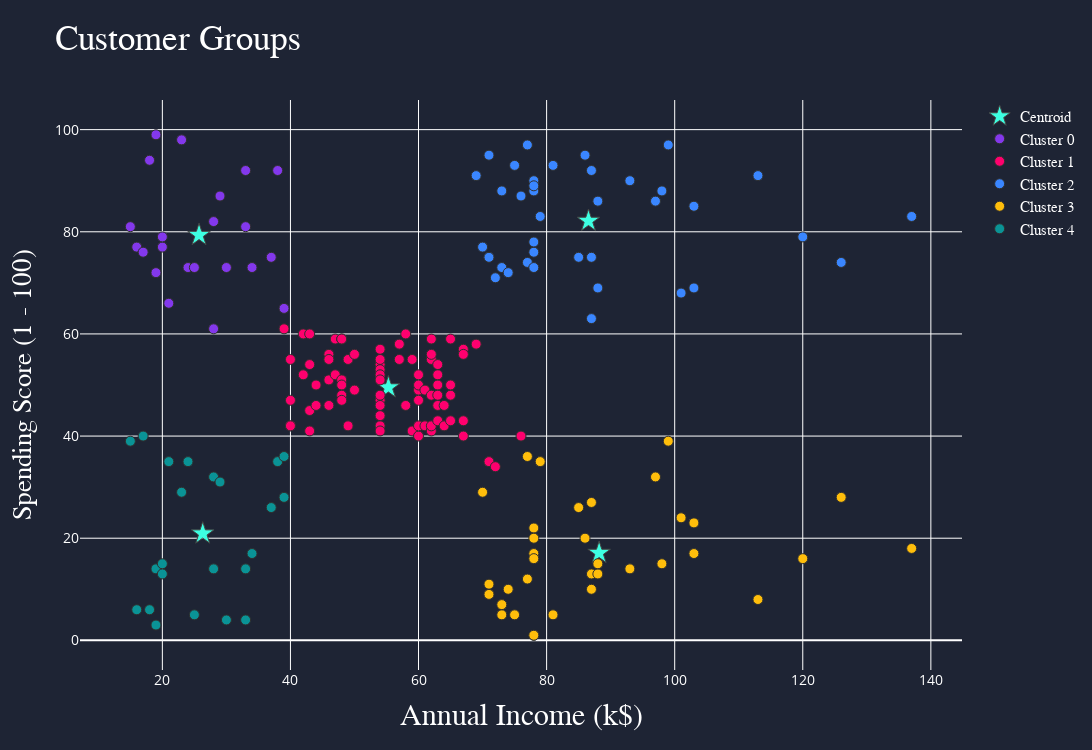

The code cell stored with this chart in its notebook:
### Code cell
scatter1 = go.Scatter(x=centroids[:, 0], 
                    y=centroids[:, 1], 
                    mode="markers", 
                    marker=dict(
                        size=17, 
                        color="#3DFFE2", 
                        symbol="star",
                        line=dict(width=1)),
                    name="Centroid"
                    )  

scatter2 = go.Scatter(x=X[labels == 0, 0], 
                    y=X[labels == 0, 1], 
                    mode="markers", 
                    marker=dict(color='#8338ec', 
                                size=10,
                                line=dict(width=1, color="#2f2f2f")), 
                    name="Cluster 0")

scatter3 = go.Scatter(x=X[labels == 1, 0], 
                    y=X[labels == 1, 1], 
                    mode="markers", 
                    marker=dict(color="#ff006e", 
                                size=10, 
                                line=dict(width=1, color="#2f2f2f")), 
                    name="Cluster 1")

scatter4 = go.Scatter(x=X[labels == 2, 0], 
                    y=X[labels == 2, 1], 
                    mode="markers", 
                    marker=dict(color="#3a86ff", 
                                size=10, 
                                line=dict(width=1, color="#2f2f2f")), 
                    name="Cluster 2")

scatter5 = go.Scatter(x=X[labels == 3, 0], 
                    y=X[labels == 3, 1], 
                    mode="markers", 
                    marker=dict(color="#ffbe0b", 
                                size=10, 
                                line=dict(width=1, color="#2f2f2f")), 
                    name="Cluster 3")

scatter6 = go.Scatter(x=X[labels == 4, 0], 
                    y=X[labels == 4, 1], 
                    mode="markers", 
                    marker=dict(color="#0a9396", 
                                size=10, 
                                line=dict(width=1, color="#2f2f2f")), 
                    name="Cluster 4")


data = [scatter1, scatter2, scatter3, scatter4, scatter5, scatter6]

layout = go.Layout(title=dict(text="Customer Groups", 
                                font=dict(color="white", size=35, family="Times New Roman")), 
                    xaxis=dict(title=dict(text="Annual Income (k$)", font=dict(color="white", size=30, family="Times New Roman")), 
                                tickfont=dict(color="white", size=14)),
                    yaxis=dict(title=dict(text="Spending Score (1 - 100)", font=dict(color="white", size=27, family="Times New Roman")), 
                                tickfont=dict(color="white", size=14)),
                    legend=dict(font=dict(color="white", family="Times New Roman", size=15)),
                    hovermode="closest" ,
                    width=1410, 
                    height=750,
                    paper_bgcolor="#1E2434", 
                    plot_bgcolor="#1E2434")

fig = go.Figure(data, layout)

fig

### Figure 1 — Plotly figure (JSON) as saved in the notebook; plotly's stock layout.template omitted (floating-point values rounded to 4 significant figures)
{"data": [{"marker": {"color": "#3DFFE2", "line": {"width": 1}, "size": 17, "symbol": "star"}, "mode": "markers", "name": "Centroid", "type": "scatter", "x": [25.73, 55.3, 86.54, 88.2, 26.3], "y": [79.36, 49.52, 82.13, 17.11, 20.91]}, {"marker": {"color": "#8338ec", "line": {"color": "#2f2f2f", "width": 1}, "size": 10}, "mode": "markers", "name": "Cluster 0", "type": "scatter", "x": [15, 16, 17, 18, 19, 19, 20, 20, 21, 23, 24, 25, 28, 28, 29, 30, 33, 33, 34, 37, 38, 39], "y": [81, 77, 76, 94, 72, 99, 77, 79, 66, 98, 73, 73, 82, 61, 87, 73, 92, 81, 73, 75, 92, 65]}, {"marker": {"color": "#ff006e", "line": {"color": "#2f2f2f", "width": 1}, "size": 10}, "mode": "markers", "name": "Cluster 1", "type": "scatter", "x": [39, 40, 40, 40, 40, 42, 42, 43, 43, 43, 43, 44, 44, 46, 46, 46, 46, 47, 47, 48, 48, 48, 48, 48, 48, 49, 49, 50, 50, 54, 54, 54, 54, 54, 54, 54, 54, 54, 54, 54, 54, 57, 57, 58, 58, 59, 59, 60, 60, 60, 60, 60, 60, 61, 61, 62, 62, 62, 62, 62, 62, 63, 63, 63, 63, 63, 63, 64, 64, 65, 65, 65, 65, 67, 67, 67, 67, 69, 71, 72, 76], "y": [61, 55, 47, 42, 42, 52, 60, 54, 60, 45, 41, 50, 46, 51, 46, 56, 55, 52, 59, 51, 59, 50, 48, 59, 47, 55, 42, 49, 56, 47, 54, 53, 48, 52, 42, 51, 55, 41, 44, 57, 46, 58, 55, 60, 46, 55, 41, 49, 40, 42, 52, 47, 50, 42, 49, 41, 48, 59, 55, 56, 42, 50, 46, 43, 48, 52, 54, 42, 46, 48, 50, 43, 59, 43, 57, 56, 40, 58, 35, 34, 40]}, {"marker": {"color": "#3a86ff", "line": {"color": "#2f2f2f", "width": 1}, "size": 10}, "mode": "markers", "name": "Cluster 2", "type": "scatter", "x": [69, 70, 71, 71, 71, 72, 73, 73, 74, 75, 76, 77, 77, 78, 78, 78, 78, 78, 78, 79, 81, 85, 86, 87, 87, 87, 88, 88, 93, 97, 98, 99, 101, 103, 103, 113, 120, 126, 137], "y": [91, 77, 95, 75, 75, 71, 88, 73, 72, 93, 87, 97, 74, 90, 88, 76, 89, 78, 73, 83, 93, 75, 95, 63, 75, 92, 86, 69, 90, 86, 88, 97, 68, 85, 69, 91, 79, 74, 83]}, {"marker": {"color": "#ffbe0b", "line": {"color": "#2f2f2f", "width": 1}, "size": 10}, "mode": "markers", "name": "Cluster 3", "type": "scatter", "x": [70, 71, 71, 73, 73, 74, 75, 77, 77, 78, 78, 78, 78, 78, 78, 79, 81, 85, 86, 87, 87, 87, 88, 88, 93, 97, 98, 99, 101, 103, 103, 113, 120, 126, 137], "y": [29, 11, 9, 5, 7, 10, 5, 12, 36, 22, 17, 20, 16, 1, 1, 35, 5, 26, 20, 27, 13, 10, 13, 15, 14, 32, 15, 39, 24, 17, 23, 8, 16, 28, 18]}, {"marker": {"color": "#0a9396", "line": {"color": "#2f2f2f", "width": 1}, "size": 10}, "mode": "markers", "name": "Cluster 4", "type": "scatter", "x": [15, 16, 17, 18, 19, 19, 20, 20, 21, 23, 24, 25, 28, 28, 29, 30, 33, 33, 34, 37, 38, 39, 39], "y": [39, 6, 40, 6, 3, 14, 15, 13, 35, 29, 35, 5, 14, 32, 31, 4, 4, 14, 17, 26, 35, 36, 28]}], "layout": {"height": 750, "hovermode": "closest", "legend": {"font": {"color": "white", "family": "Times New Roman", "size": 15}}, "paper_bgcolor": "#1E2434", "plot_bgcolor": "#1E2434", "title": {"font": {"color": "white", "family": "Times New Roman", "size": 35}, "text": "Customer Groups"}, "width": 1410, "xaxis": {"tickfont": {"color": "white", "size": 14}, "title": {"font": {"color": "white", "family": "Times New Roman", "size": 30}, "text": "Annual Income (k$)"}}, "yaxis": {"tickfont": {"color": "white", "size": 14}, "title": {"font": {"color": "white", "family": "Times New Roman", "size": 27}, "text": "Spending Score (1 - 100)"}}}}
